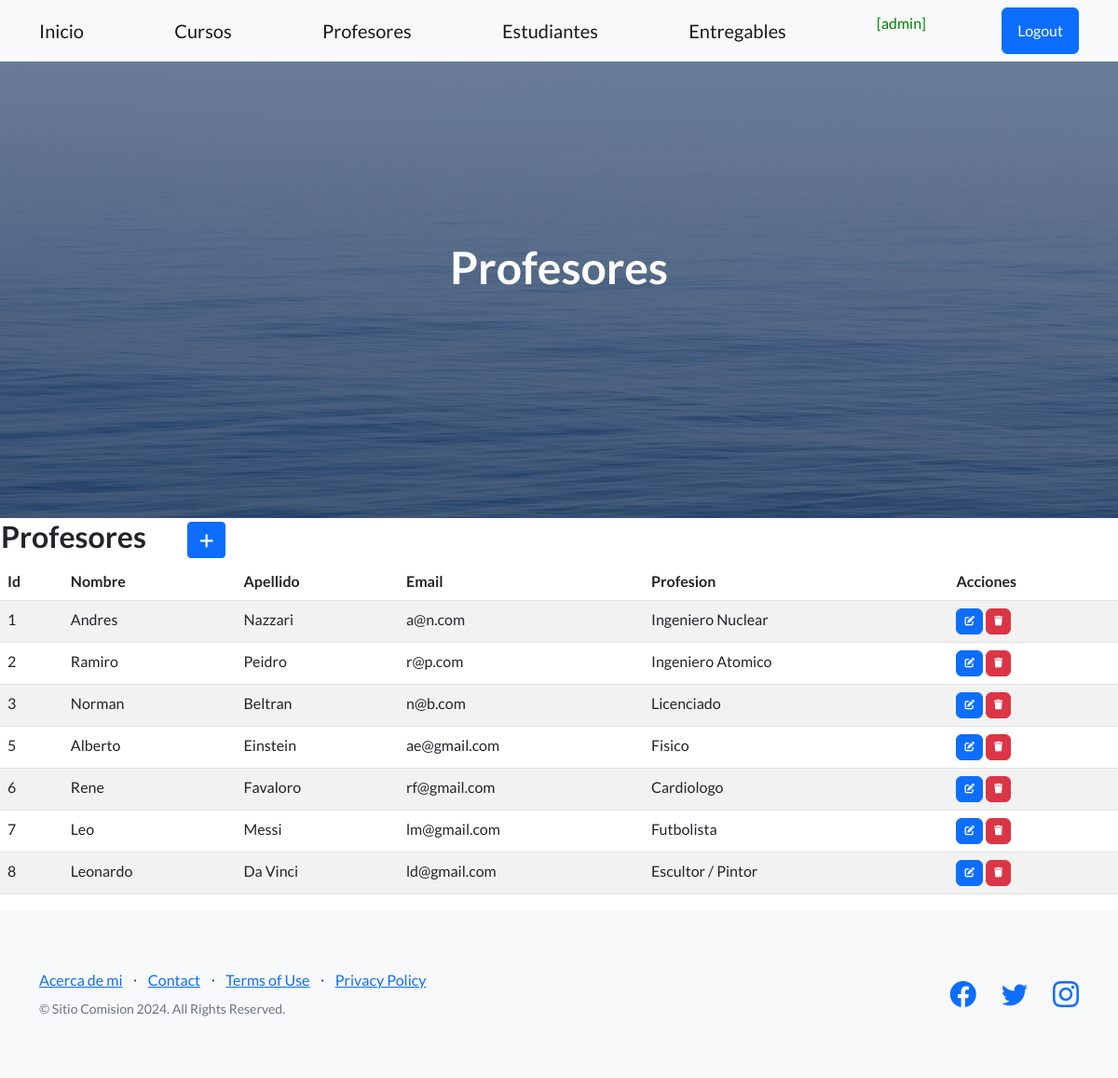
The app's page /profesores/ (signed in) with its own data.
### aplicacion/models.py (models this page shows, shortened)
class Profesor(models.Model):
    nombre = models.CharField(max_length=60)
    apellido = models.CharField(max_length=60)
    email = models.EmailField()
    profesion = models.CharField(max_length=50)
    class Meta:
        verbose_name = "Profesor"
        verbose_name_plural = "Profesores"
        ordering = ["nombre", "apellido"]

### aplicacion/views.py (the view)
# urls.py: path('profesores/', profesores, name="profesores"),
@login_required
def profesores(request):
    contexto = {'profesores': Profesor.objects.all().order_by("id")}
    return render(request, "aplicacion/profesores.html", contexto)

### aplicacion/templates/aplicacion/profesores.html (shortened to what this page needs)
{% extends "aplicacion/index.html" %}
{% block titulo %}
<h1 class="mb-5">Profesores</h1>
{% endblock titulo %}
{% block contenido %}
<table>
    <tr>
        <td width="200"><h2>Profesores</h2></td>
        <td>
            <a
            href="{% url 'prof_create' %}"
            class="btn btn-primary btn-sm"
            >
            </a>
        </td>
    </tr>
</table>
<table class="table table-striped">
    <thead>
        <tr>
            <th>Id</th>
            <th>Nombre</th>
            <th>Apellido</th>
            <th>Email</th>
            <th>Profesion</th>
            <th>Acciones</th>
        </tr>
    </thead>
    <tbody>
    {% for p in profesores  %}
        <tr>
            <td>{{ p.id }}</td>
            <td>{{ p.nombre }}</td>
            <td>{{ p.apellido }}</td>
            <td>{{ p.email }}</td>
            <td>{{ p.profesion }}</td>
            <td>
                <a
                  href="{% url 'prof_update' p.id %}"
                  class="btn btn-primary"
                  style="--bs-btn-padding-y: .25rem; --bs-btn-padding-x: .5rem; --bs-btn-font-size: .75rem;"
                  >
                </a>
                <a
                  href="{% url 'prof_delete' p.id %}"
                  class="btn btn-danger"
                  style="--bs-btn-padding-y: .25rem; --bs-btn-padding-x: .5rem; --bs-btn-font-size: .75rem;"
                  >
                </a>
            </td>
        </tr>
    {% endfor %}
    </tbody>
</table>
{% endblock contenido %}

### aplicacion/templates/aplicacion/index.html (shortened to what this page needs)
<!DOCTYPE html>
<html lang="en">
    <head>
        {% load static %}
        <link href="https://cdn.jsdelivr.net/npm/bootstrap-icons@1.5.0/font/bootstrap-icons.css" rel="stylesheet" type="text/css" />
        <link href="{% static  'css/styles.css' %}" rel="stylesheet" />
        <link rel="stylesheet" href="https://cdnjs.cloudflare.com/ajax/libs/font-awesome/6.4.0/css/all.min.css">
    </head>
    <body>
        <nav class="navbar navbar-light bg-light static-top">
            <div class="container">
                <a class="navbar-brand" href="{% url 'home' %}">Inicio</a>
                {% if  user.is_authenticated %}
                    <a class="navbar-brand" href="{% url 'cursos' %}">Cursos</a>
                    <a class="navbar-brand" href="{% url 'profesores' %}">Profesores</a>
                    <a class="navbar-brand" href="{% url 'estudiantes' %}">Estudiantes</a>
                    <a class="navbar-brand" href="{% url 'entregables' %}">Entregables</a>
                    <p style="color:green">[{{user.username}}]</p>
                    <a class="btn btn-primary" href="{% url 'logout' %}">Logout</a>
                {% else %}
                    <a class="btn btn-primary" href="{% url 'login' %}">Login</a>
                    <a class="btn btn-success" href="{% url 'registrar' %}">Registrarse</a>
                {% endif %}
            </div>
        </nav>
        <header class="masthead">
            <div class="container position-relative">
                <div class="row justify-content-center">
                    <div class="col-xl-6">
                        <div class="text-center text-white">
                            {% block titulo %}{% endblock titulo %}
                        </div>
                    </div>
                </div>
            </div>
        </header>
        {% block contenido %}
        {% endblock contenido %}
        <footer class="footer bg-light">
            <div class="container">
                <div class="row">
                    <div class="col-lg-6 h-100 text-center text-lg-start my-auto">
                        <ul class="list-inline mb-2">
                            <li class="list-inline-item"><a href="{% url 'acerca_de_mi' %}">Acerca de mi</a></li>
                            <li class="list-inline-item">⋅</li>
                            <li class="list-inline-item"><a href="#!">Contact</a></li>
                            <li class="list-inline-item">⋅</li>
                            <li class="list-inline-item"><a href="#!">Terms of Use</a></li>
                            <li class="list-inline-item">⋅</li>
                            <li class="list-inline-item"><a href="#!">Privacy Policy</a></li>
                        </ul>
                        <p class="text-muted small mb-4 mb-lg-0">&copy; Sitio Comision 2024. All Rights Reserved.</p>
                    </div>
                    <div class="col-lg-6 h-100 text-center text-lg-end my-auto">
                        <ul class="list-inline mb-0">
                            <li class="list-inline-item me-4">
                                <a href="#!"><i class="bi-facebook fs-3"></i></a>
                            </li>
                            <li class="list-inline-item me-4">
                                <a href="#!"><i class="bi-twitter fs-3"></i></a>
                            </li>
                            <li class="list-inline-item">
                                <a href="#!"><i class="bi-instagram fs-3"></i></a>
                            </li>
                        </ul>
                    </div>
                </div>
            </div>
        </footer>
    </body>
</html>

### records on screen
Profesor: id "1", nombre "Andres", apellido "Nazzari", email "a@n.com", profesion "Ingeniero Nuclear"
Profesor: id "2", nombre "Ramiro", apellido "Peidro", email "r@p.com", profesion "Ingeniero Atomico"
Profesor: id "3", nombre "Norman", apellido "Beltran", email "n@b.com", profesion "Licenciado"
Profesor: id "5", nombre "Alberto", apellido "Einstein", email "ae@gmail.com", profesion "Fisico"
Profesor: id "6", nombre "Rene", apellido "Favaloro", email "rf@gmail.com", profesion "Cardiologo"
Profesor: id "7", nombre "Leo", apellido "Messi", email "lm@gmail.com", profesion "Futbolista"
Profesor: id "8", nombre "Leonardo", apellido "Da Vinci", email "ld@gmail.com", profesion "Escultor / Pintor"

### other values on screen
{{ user.username }} "admin"
